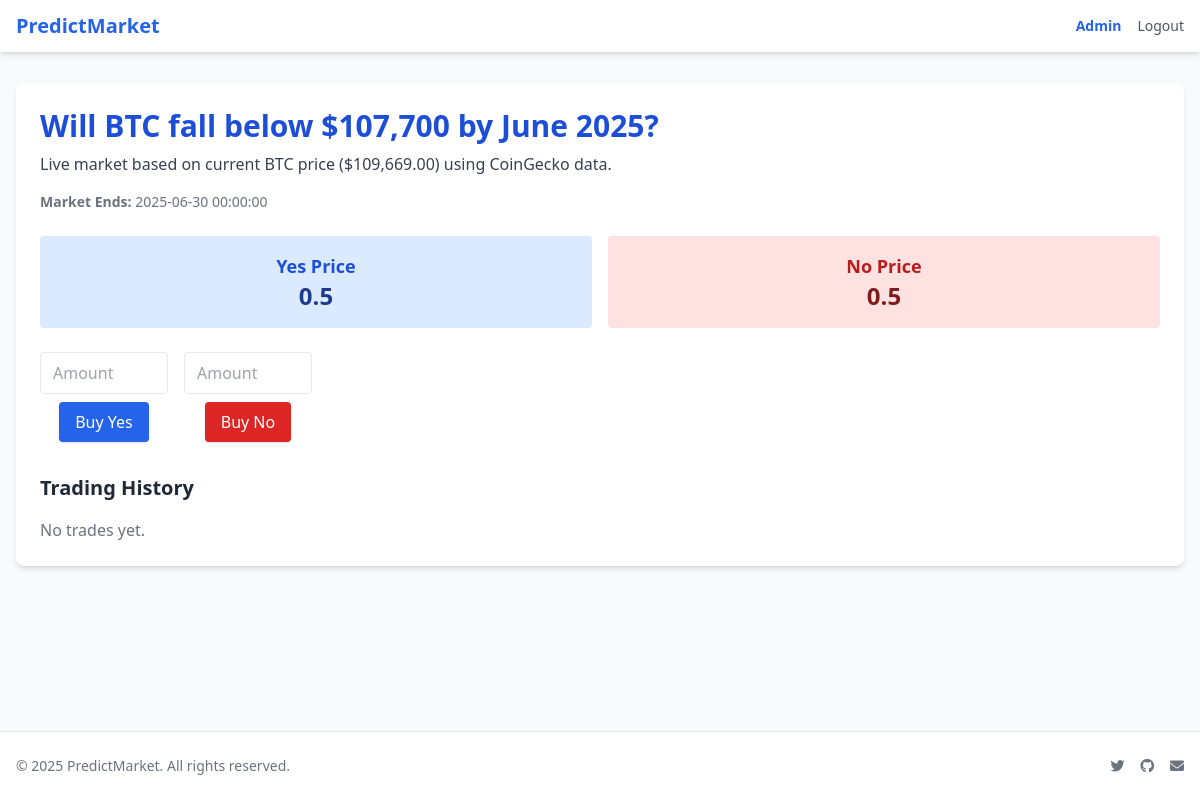
Page /market/7b759732-6c8b-403c-8234-9ffeaf8d10f2 (signed in) on the committed database.
### models/models.py (models this page shows)
class Market(db.Model):
    __tablename__ = 'markets'
    id = db.Column(db.String, primary_key=True, default=lambda: str(uuid.uuid4()))
    title = db.Column(db.String, nullable=False)
    description = db.Column(db.Text)
    category = db.Column(db.String, nullable=True)  # New field for market category
    end_date = db.Column(db.DateTime)
    is_featured = db.Column(db.Boolean, default=False)
    status = db.Column(db.Enum(MarketStatus), default=MarketStatus.active)
    outcome = db.Column(db.Enum(Outcome), nullable=True)
    created_at = db.Column(db.DateTime, default=datetime.utcnow)
    price_yes = db.Column(db.Float, nullable=False, default=0.5)
    price_no = db.Column(db.Float, nullable=False, default=0.5)
    volume = db.Column(db.Float, nullable=False, default=0.0)  # Adding volume field as well

### app.py (the view)
@app.route("/market/<string:market_id>")
def market_detail(market_id):
    market = Market.query.get(market_id)
    if not market:
        flash("Market not found", "error")
        return redirect(url_for('home'))
    trades = Trade.query.filter_by(market_id=market_id).order_by(Trade.created_at.desc()).all()
    return render_template("market.html", market=market, trades=trades)

### templates/market.html (shortened to what this page needs)
{% extends "base.html" %}
{% block content %}
<div class="bg-white shadow-md rounded-lg p-6">
    <h1 class="text-3xl font-bold text-blue-700 mb-2">{{ market.title }}</h1>
    <p class="text-gray-700 mb-4">{{ market.description }}</p>
    <div class="text-sm text-gray-500 mb-6">
        <strong>Market Ends:</strong> {{ market.end_date }}
    </div>
    <div class="grid grid-cols-2 gap-4 mb-6">
        <div class="bg-blue-100 p-4 rounded text-center">
            <h2 class="text-lg font-semibold text-blue-700">Yes Price</h2>
            <p class="text-2xl font-bold text-blue-900">{{ market.price_yes }}</p>
        </div>
        <div class="bg-red-100 p-4 rounded text-center">
            <h2 class="text-lg font-semibold text-red-700">No Price</h2>
            <p class="text-2xl font-bold text-red-900">{{ market.price_no }}</p>
        </div>
    </div>
    <div class="flex space-x-4 mb-8">
        <form action="/trade/{{ market.id }}/yes" method="POST" class="flex flex-col items-center">
            <input type="number" name="amount" class="border rounded px-3 py-2 mb-2 w-32" placeholder="Amount" min="1" required>
            <button type="submit" class="bg-blue-600 hover:bg-blue-700 text-white px-4 py-2 rounded shadow">Buy Yes</button>
        </form>
        <form action="/trade/{{ market.id }}/no" method="POST" class="flex flex-col items-center">
            <input type="number" name="amount" class="border rounded px-3 py-2 mb-2 w-32" placeholder="Amount" min="1" required>
            <button type="submit" class="bg-red-600 hover:bg-red-700 text-white px-4 py-2 rounded shadow">Buy No</button>
        </form>
    </div>
    <div>
        <h3 class="text-xl font-semibold text-gray-800 mb-4">Trading History</h3>
        {% if trades %}
        <ul class="divide-y divide-gray-200">
            {% for trade in trades %}
            <li class="py-2 flex justify-between text-sm">
                <span>{{ trade.timestamp.strftime('%Y-%m-%d %H:%M') }}</span>
                <span>{{ trade.user_id }} - {{ trade.share_type }} @ {{ trade.amount }}</span>
            </li>
            {% endfor %}
        </ul>
        {% else %}
        <p class="text-gray-500">No trades yet.</p>
        {% endif %}
    </div>
</div>
{% endblock %}

### rows in the picture
Market: title "Will BTC fall below $107,700 by June 2025?", description "Live market based on current BTC price ($109,669.00) using CoinGecko data.", end_date "2025-06-30 00:00:00", price_yes "0.5", price_no "0.5"

### other values in the picture
{{ current_year or 2025 }} "2025"
